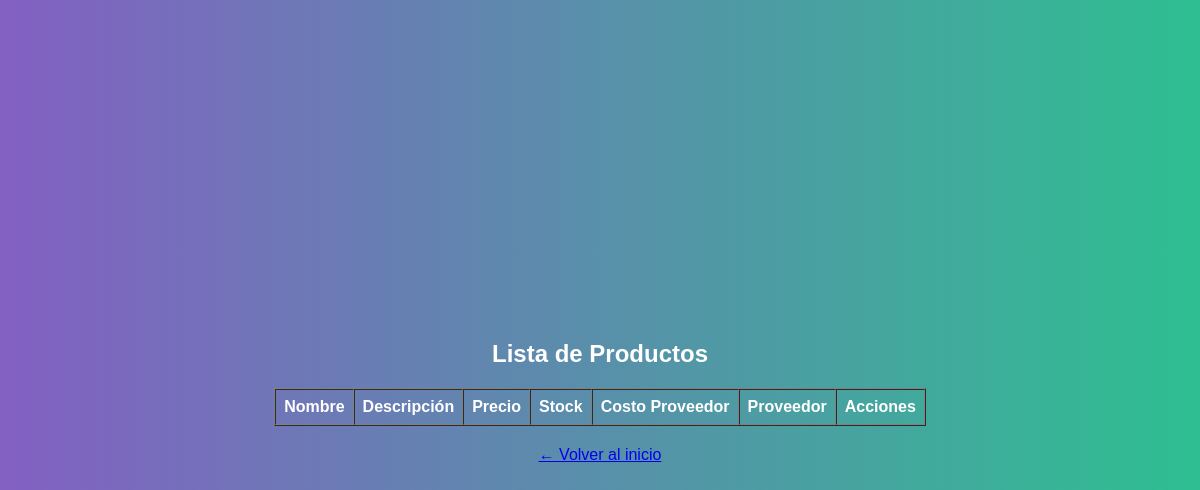
The page /productos (signed in) on the database as committed earlier.
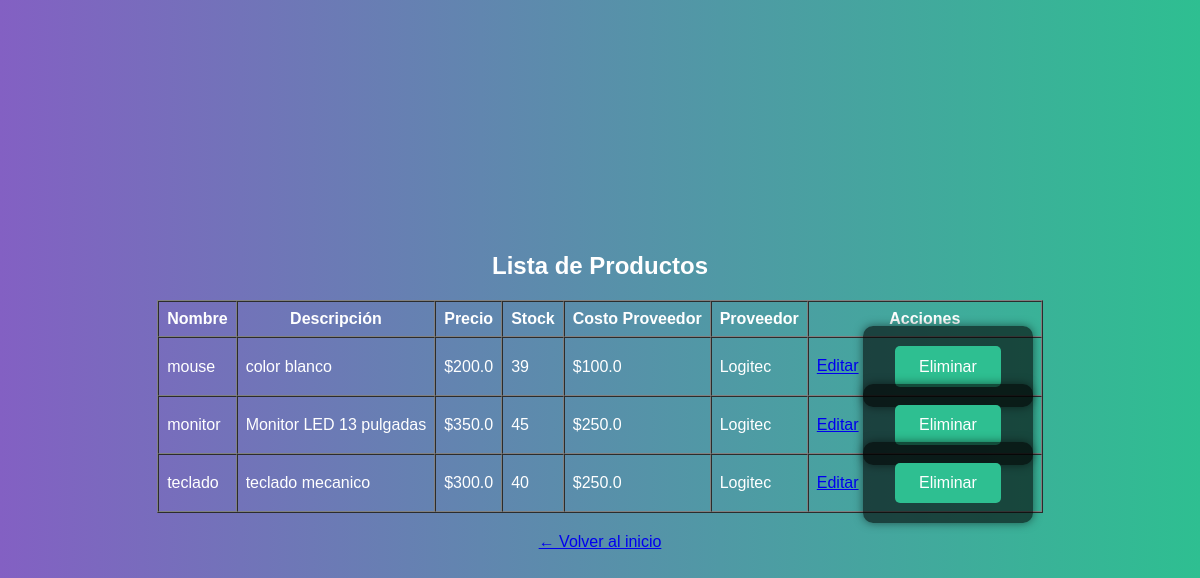
The same page on the database as committed later.
### app/models.py (models this page shows, shortened)
class Producto(db.Model):
    id = db.Column(db.Integer, primary_key=True)
    nombre = db.Column(db.String(100), nullable=False)
    descripcion = db.Column(db.String(200))
    precio = db.Column(db.Float, nullable=False)
    costo_proveedor = db.Column(db.Float, nullable=False)
    stock = db.Column(db.Integer, nullable=False)
    stock_maximo = db.Column(db.Integer, nullable=False)
    proveedor_id = db.Column(db.Integer, db.ForeignKey('proveedor.id'), nullable=False)

class Proveedor(db.Model):
    id = db.Column(db.Integer, primary_key=True)
    nombre = db.Column(db.String(100), nullable=False)
    email = db.Column(db.String(150))
    telefono = db.Column(db.String(20))
    direccion = db.Column(db.String(200))
    cif = db.Column(db.String(50))
    porcentaje_descuento = db.Column(db.Float)
    iva = db.Column(db.Float)
    productos = db.relationship('Producto', backref='proveedor', lazy=True)

### app/routes.py (the view)
@main.route('/productos')
@login_required
def listar_productos():
    productos = Producto.query.all()
    return render_template('listar_productos.html', productos=productos)

### app/templates/listar_productos.html (shortened to what this page needs)
{% extends 'base.html' %}
{% block content %}
<h2 class="animated fadeInDown">Lista de Productos</h2>
<table border="1" cellpadding="8" cellspacing="0" >
  <thead>
    <tr>
      <th>Nombre</th>
      <th>Descripción</th>
      <th>Precio</th>
      <th>Stock</th>
      {% if current_user.role == 'admin' %}
        <th>Costo Proveedor</th>
      {% endif %}
      <th>Proveedor</th>
      <th>Acciones</th>
    </tr>
  </thead>
  <tbody>
    {% for producto in productos %}
    <tr>
      <td>{{ producto.nombre }}</td>
      <td>{{ producto.descripcion }}</td>
      <td>${{ producto.precio }}</td>
      <td>
        {% if producto.stock <= producto.stock_maximo * 0.1 %}
          <span style="color: red;">{{ producto.stock }} ⚠ Bajo stock</span>
        {% else %}
          {{ producto.stock }}
        {% endif %}
      </td>
      {% if current_user.role == 'admin' %}
        <td>${{ producto.costo_proveedor }}</td>
      {% endif %}
      <td>
        {% if producto.proveedor %}
          {{ producto.proveedor.nombre }}
        {% else %}
          Sin proveedor
        {% endif %}
      </td>
      <td>
        {% if current_user.role == 'admin' %}
          <a href="{{ url_for('main.editar_producto', id=producto.id) }}">Editar</a>
          <form action="{{ url_for('main.eliminar_producto', id=producto.id) }}" method="post" style="display:inline;">
            <button type="submit">Eliminar</button>
          </form>
        {% else %}
          -
        {% endif %}
      </td>
    </tr>
    {% endfor %}
  </tbody>
</table>
<p style="text-align: center; margin-top: 20px;">
  <a href="{{ url_for('main.dashboard') }}">← Volver al inicio</a>
</p>
{% endblock %}

Rows that differ between the two databases and show on the page:
added Producto: nombre "mouse", descripcion "color blanco", precio "200.0", stock "39", costo_proveedor "100.0", proveedor.nombre "Logitec"
added Producto: nombre "monitor", descripcion "Monitor LED 13 pulgadas", precio "350.0", stock "45", costo_proveedor "250.0", proveedor.nombre "Logitec"
added Producto: nombre "teclado", descripcion "teclado mecanico", precio "300.0", stock "40", costo_proveedor "250.0", proveedor.nombre "Logitec"
